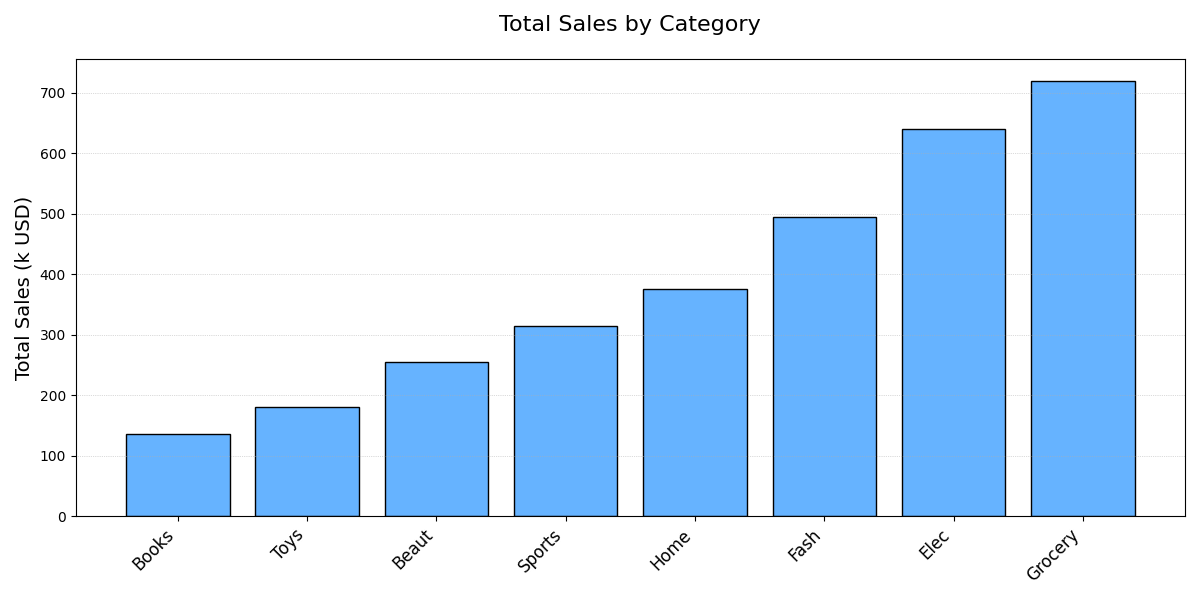

Here is the Python script that generated this plot:
import matplotlib.pyplot as plt
import numpy as np

categories = ["Elec", "Fash", "Home", "Beaut", "Toys", "Books", "Sports", "Grocery"]
months = ["Jan", "Feb", "Mar", "Apr", "May", "Jun"]

sales_data = [
    [120, 110, 105, 100, 95, 110],
    [80, 85, 90, 85, 80, 75],
    [50, 55, 60, 65, 70, 75],
    [30, 35, 40, 45, 50, 55],
    [20, 30, 25, 35, 30, 40],
    [10, 15, 20, 25, 30, 35],
    [40, 45, 50, 55, 60, 65],
    [100, 120, 110, 130, 120, 140]
]

sales_data = np.sum(sales_data, axis=1)
sorted_indices = np.argsort(sales_data)  # To get ascending order. Use -sales_data for descending.

sorted_categories = [categories[i] for i in sorted_indices]
sorted_sales_data = np.array([sales_data[i] for i in sorted_indices])

fig, ax = plt.subplots(figsize=(12, 6))

bars = ax.bar(sorted_categories, sorted_sales_data, color='#66b3ff', edgecolor='black', linestyle='-')

ax.set_title('Total Sales by Category', fontsize=16, pad=20)
ax.set_ylabel('Total Sales (k USD)', fontsize=14)
ax.set_xticklabels(sorted_categories, rotation=45, ha='right', fontsize=12)

ax.grid(axis='y', linestyle=':', linewidth=0.5, alpha=0.9)
plt.tight_layout()

plt.show()
